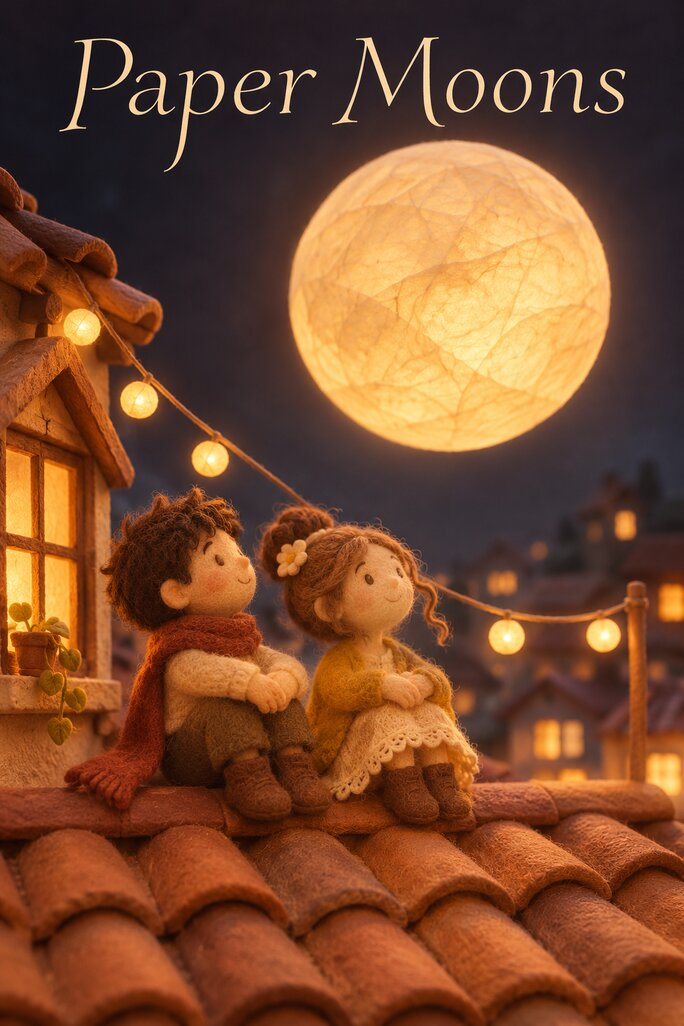
#> input picture docs/images/app-store/source/posters/1.jpg, 684 x 1026 px; its folder holds only this picture in this run
$ python compose-watch.py posters/1.jpg posters/2.jpg
#> lines starting #> are read from the running program, lines starting #| are printed output that depends on the picture; after the words box and inside, x2 and y2 are one past the last pixel; in counts of white or black regions, pixels touching at a corner belong together
#!/usr/bin/env python3
"""Lays the generated posters in posters/ over the To watch grid.

Usage: compose-watch.py <capture.png> <out.png>
The capture is the To watch sheet as seed.py leaves it (iPhone 17 Pro, 1206 × 2622): the made-up titles have no
TMDB poster, so the app draws its own gradient tiles. Each poster fills its tile and the app's "both" pill or
partner avatar is copied back on top from the capture.
"""
import sys, pathlib
from PIL import Image, ImageDraw

capture, out = sys.argv[1], sys.argv[2]
here = pathlib.Path(__file__).parent
base = Image.open(capture).convert("RGB")
#> base is the input picture: PIL image 684x1026 RGB; mean R, G, B 121.8, 74.2, 45.4
result = base.copy()

# Measured on the capture, in pixels.
COLS = (60, 434, 808)
ROW0, ROW_STEP = 624, 543
TILE_W, TILE_H, TILE_R = 338, 507, 28
BADGE = 24            # inset of the pill and the avatar from the tile's corner
PILL_W, PILL_H = 166, 67
AVATAR_D = 70

for n in range(1, 10):              # tile 0 is the Add tile
    x, y = COLS[n % 3], ROW0 + ROW_STEP * (n // 3)
    poster = Image.open(here / "posters" / f"{n}.jpg").convert("RGB")
    scale = max(TILE_W / poster.width, TILE_H / poster.height)
#> scale = 0.494
    poster = poster.resize((round(poster.width * scale), round(poster.height * scale)), Image.Resampling.LANCZOS)
    left, top = (poster.width - TILE_W) // 2, (poster.height - TILE_H) // 2
#> left = 0; top = 0
    poster = poster.crop((left, top, left + TILE_W, top + TILE_H))

    mask = Image.new("L", (TILE_W, TILE_H), 0)
#> mask: PIL image 338x507 L; every value is 0
    ImageDraw.Draw(mask).rounded_rectangle((0, 0, TILE_W - 1, TILE_H - 1), TILE_R, fill=255)
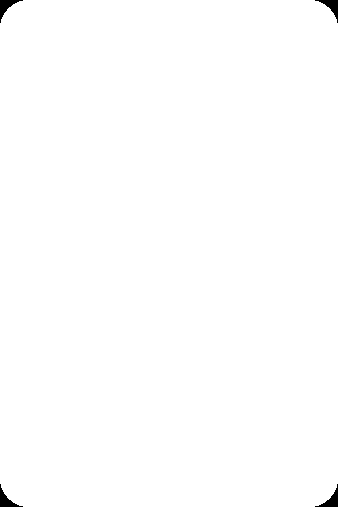
#> mask: PIL image 338x507 L; 99.6% white; 4 black regions, box (x1, y1, x2, y2) and area: (0, 0, 23, 23) 174, (315, 0, 338, 23) 174, (0, 484, 23, 507) 174, (315, 484, 338, 507) 174
    result.paste(poster, (x, y), mask)
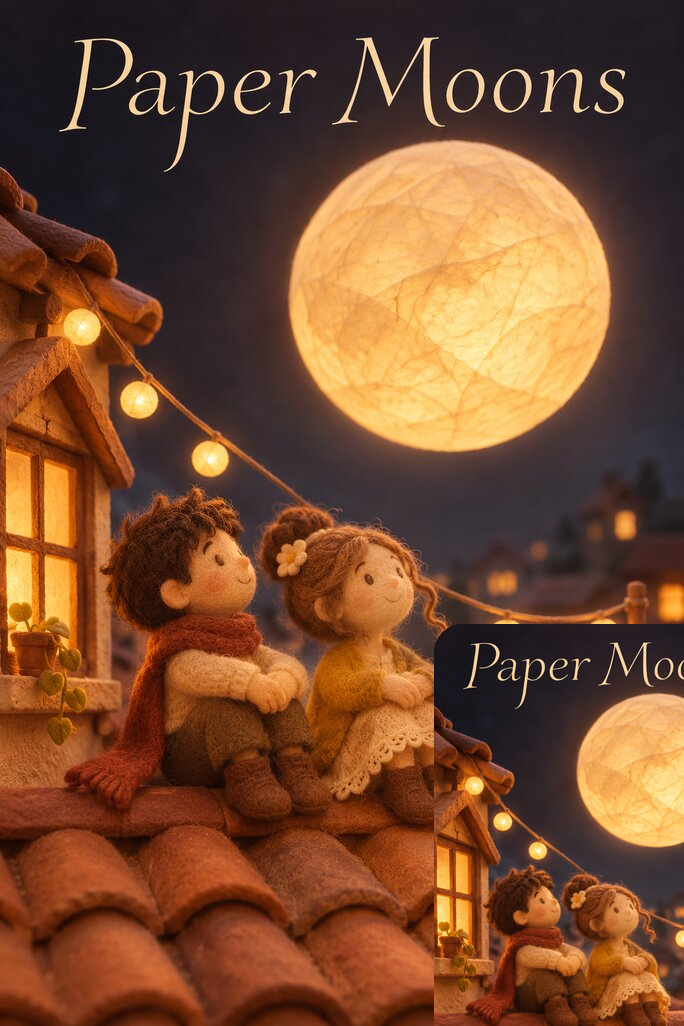
#> result: PIL image 684x1026 RGB; mean R, G, B 119, 74.8, 46.6

    # The badge: a pill for "both", a circle for one partner's avatar.
    badge = Image.new("L", (TILE_W, TILE_H), 0)
    d = ImageDraw.Draw(badge)
    pill = (BADGE - 1, BADGE - 1, BADGE + PILL_W, BADGE + PILL_H)
    tile = base.crop((x, y, x + TILE_W, y + TILE_H))
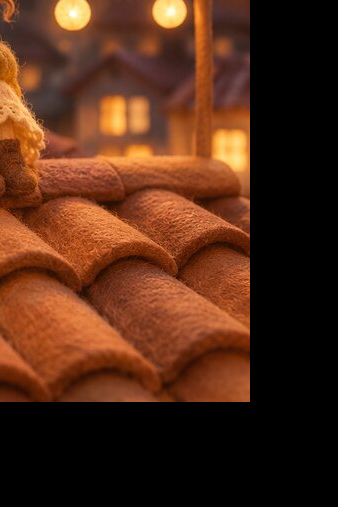
#> tile: PIL image 338x507 RGB; mean R, G, B 82.7, 43.2, 23
    r, g, _ = tile.convert("RGB").split()
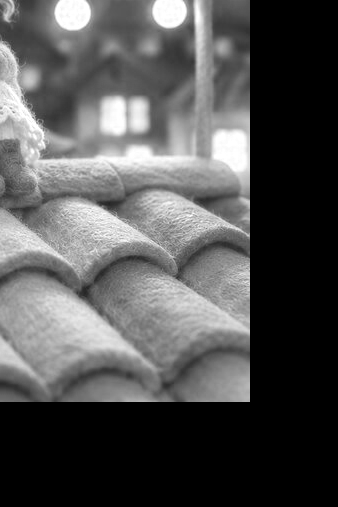
#> r: PIL image 338x507 L; min 0, max 255, mean 82.7
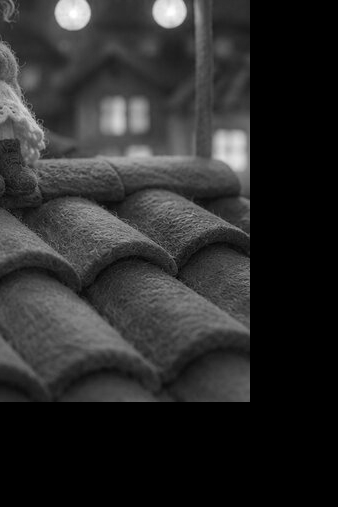
#> g: PIL image 338x507 L; min 0, max 255, mean 43.2
    probe = (BADGE + PILL_W // 2, BADGE + 4)
    if r.getpixel(probe) > 200 and 130 < g.getpixel(probe) < 190:  # honey: a "both" pill
        d.rounded_rectangle(pill, PILL_H // 2 + 1, fill=255)
    else:
        d.ellipse((BADGE - 2, BADGE - 2, BADGE + AVATAR_D - 2, BADGE + AVATAR_D - 2), fill=255)
    result.paste(tile, (x, y), badge)
#> (the run stopped early here; a loop or call above may not have finished)
